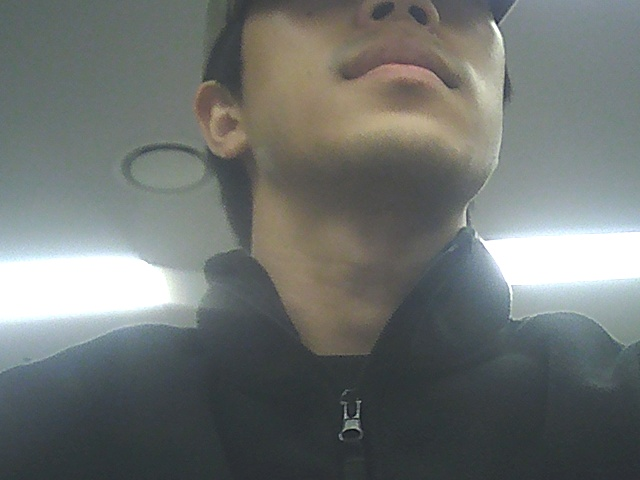
#> input picture hancom/12_data/.captured_images/result_20260720_093237.jpg, 640 x 480 px
$ python data_aug.py
#> lines starting #> are read from the running program, lines starting #| are printed output that depends on the picture
from PIL import Image, ImageEnhance, ImageOps # 이미지 증강
import matplotlib.pyplot as plt

#1. 이미지 로드
img = Image.open(".captured_images/result_20260720_093237.jpg")
#> img is the input picture: PIL image 640x480 RGB; mean R, G, B 109.8, 114.4, 112.2

#2. 이미지 증강(회전)
img_rotated = img.rotate(90)
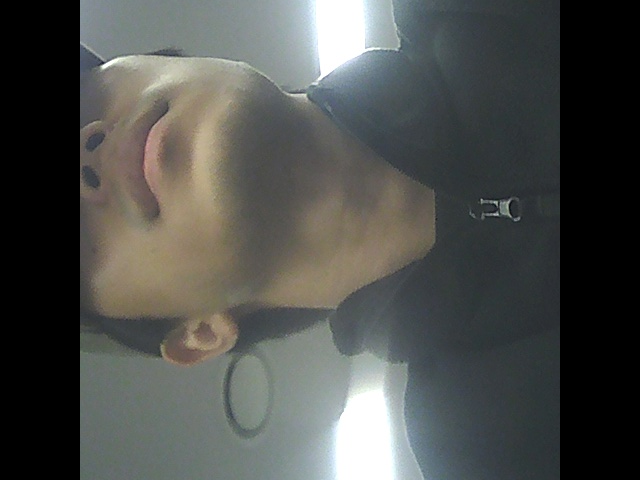
#> img_rotated: PIL image 640x480 RGB; mean R, G, B 78.2, 80.1, 77.3

#2-1. 이미지 증강(밝기 조절)
enhancer = ImageEnhance.Brightness(img)
img_brightness = enhancer.enhance(0.5)
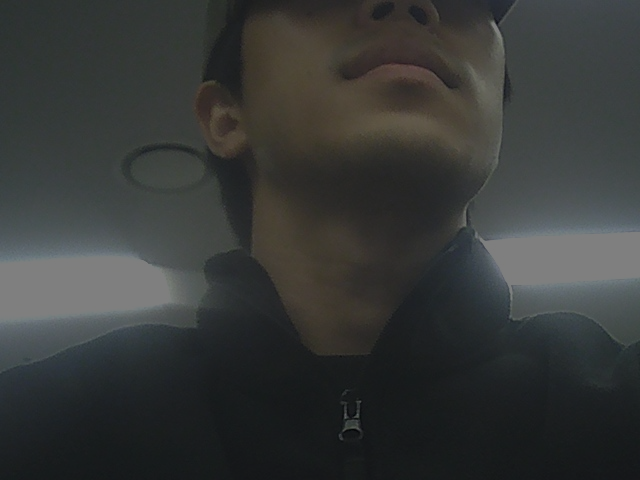
#> img_brightness: PIL image 640x480 RGB; mean R, G, B 54.6, 56.9, 55.8

#2-2. 이미지 증강(좌우 반전)
img_flip = ImageOps.mirror(img)
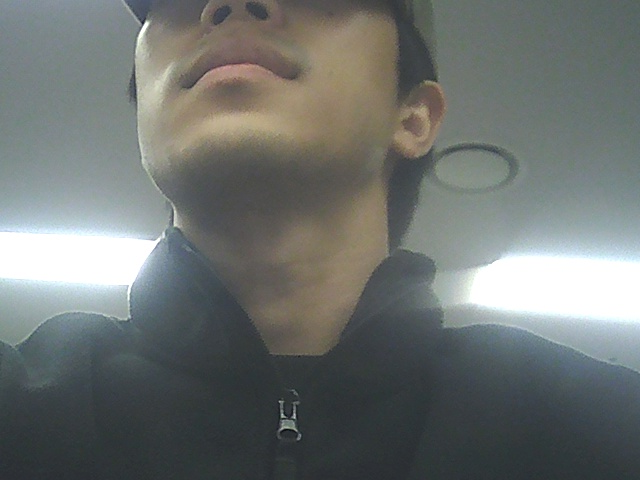
#> img_flip: PIL image 640x480 RGB; mean R, G, B 109.8, 114.4, 112.2

#3. 결과 시각화
fig, ax = plt.subplots(2,3, figsize=(20,10))

#3-1. 원본 이미지
ax[0,0].imshow(img)
ax[0,0].axis('off')
ax[0,0].set_title("Original")

#3-2. 회전 이미지
ax[0,1].imshow(img_rotated)
ax[0,1].axis('on')
ax[0,1].set_title("Rotated 90")

#3-3. 밝기 조절 이미지
ax[0,2].imshow(img_brightness)
ax[0,2].axis('off')
ax[0,2].set_title("Brightness")

#3-4. 좌우 반전 이미지
ax[1,0].imshow(img_flip)
ax[1,0].axis('off')
ax[1,0].set_title("Flip")

plt.show()
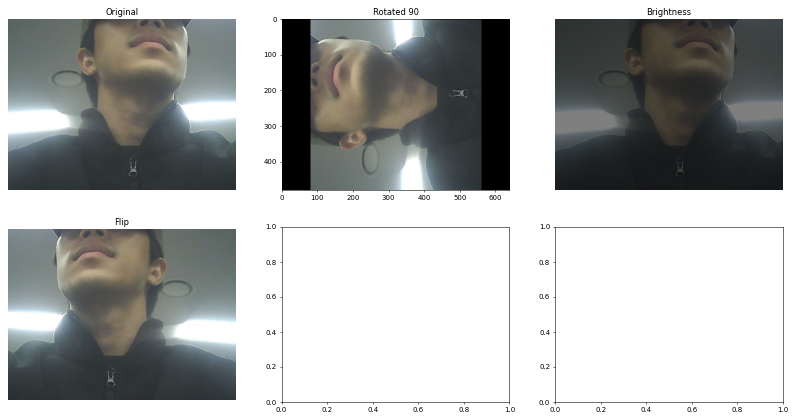
#> figure drawn by matplotlib, 4 panels

img_rotated.save("./img_rotated.jpg")
img_brightness.save("./img_Brightness.jpg")
img_flip.save("./img_Flip.jpg")
print("사진 저장 완")

$ run again, with hancom/12_data/.captured_images/result_20260720_093228.jpg copied over hancom/12_data/.captured_images/result_20260720_093237.jpg
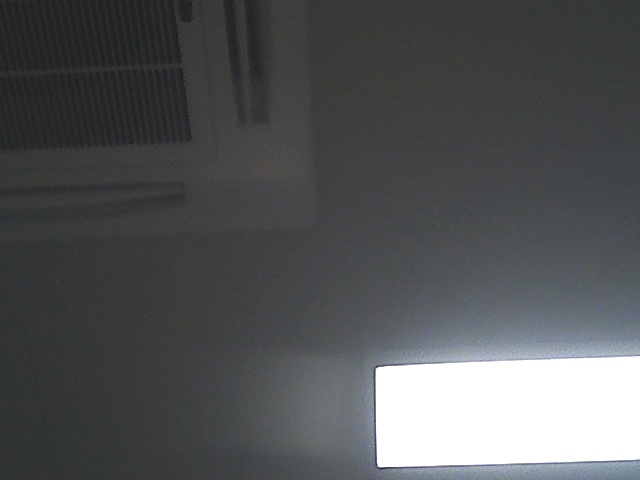
#> input picture hancom/12_data/.captured_images/result_20260720_093228.jpg, 640 x 480 px
#> img is the input picture: PIL image 640x480 RGB; mean R, G, B 82.9, 84.9, 86.2
#> `img_flip = ImageOps.mirror(img)`:
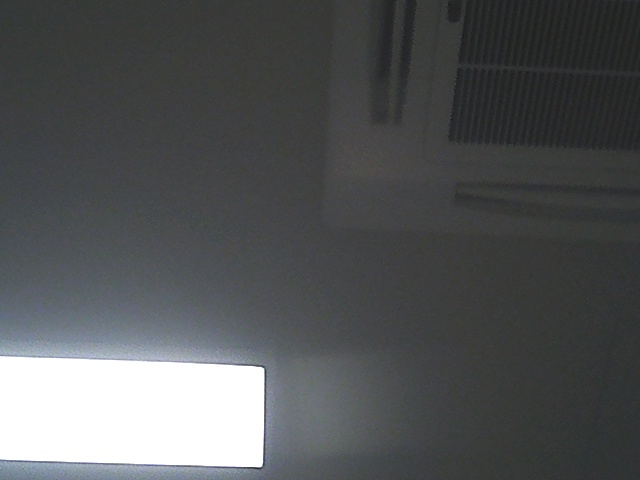
#> img_flip: PIL image 640x480 RGB; mean R, G, B 82.9, 84.9, 86.2
#> `plt.show()`:
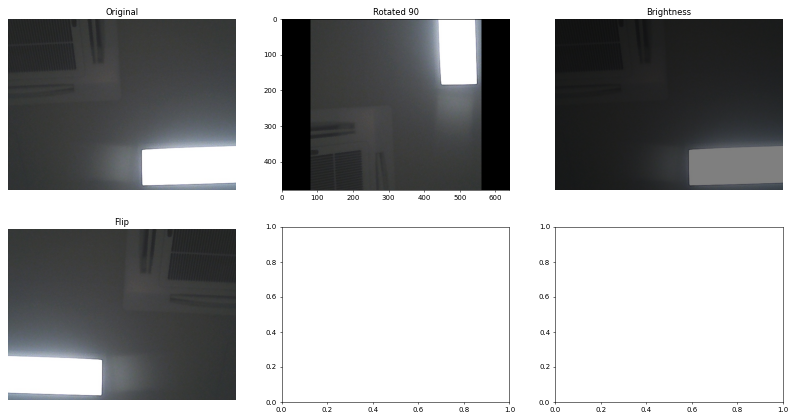
#> figure drawn by matplotlib, 4 panels
